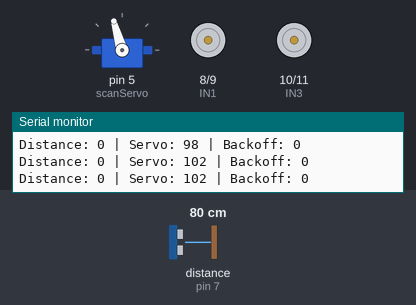
A sketch run on a simulated Arduino Uno, built with avr-gcc and run on an emulated ATmega328P. Shown: servo, motor-driver pin pairs drawn as motors (green arrow = first pin HIGH = forward, orange = second pin HIGH = backward, longer = more drive), the last lines printed to the serial monitor. Wiring (inferred from the names in the program): ultrasonic range finder: trigger pin 6; echo pin 7. The inputs (shaded band) are chosen by the test bench; at power-on: distance to the obstacle (sensor on pin 7) 80 cm. The echo pulse lasts 58.3 µs per cm.

Above: at 1.2 s.
1.3 s: distance to the obstacle (sensor on pin 7) set to 2 cm
At 2.1 s:
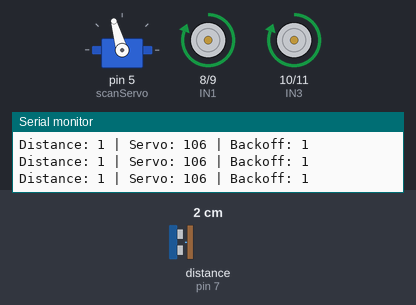
2.9 s: distance to the obstacle (sensor on pin 7) set to 60 cm
At 3.99 s:
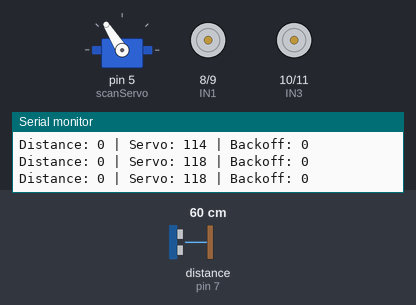
5.9 s: distance to the obstacle (sensor on pin 7) set to 47 cm
8.9 s: distance to the obstacle (sensor on pin 7) set to 38 cm
At 10.2 s:
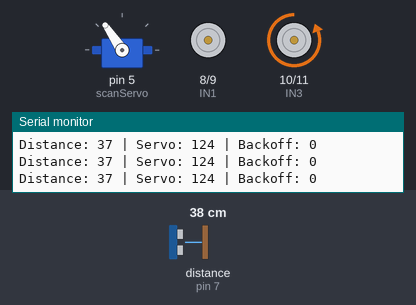
10.5 s: distance to the obstacle (sensor on pin 7) set to 250 cm
At 13.49 s:
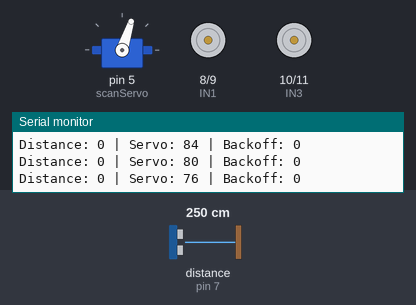
13.5 s: distance to the obstacle (sensor on pin 7) set to 9 cm
At 14.7 s:
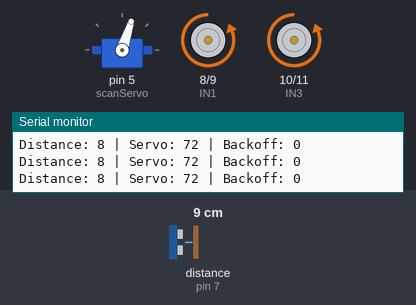
Timing chart, 0 to 16.1 s (numbered marks = the images above; inputs shaded):
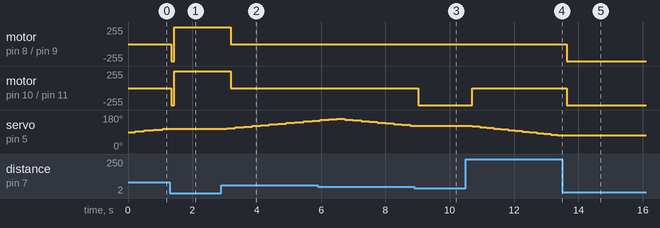

The sketch:

WallEFollower.ino
```cpp
#include <Servo.h> //Import library function untuk control servo (servo.attach and servo.write)
                   //Karena servo menggunakan PWM (Pulse Width Modulation) tidak hanya HIGH/LOW
                   //Pulse Width tersebut menentukan derajat servo, library ini membantu agar kita
                   //cukup mengatur derajatnya saja dan semua langsung dikerjakan

Servo scanServo;  //Membuat object ldengan nama scanServo yang memiliki tipe Servo, jadi Servo adalah class dari library
                  //sedangkan scanServo adalah object/instance dari class, function ini digunakan untuk attach, write, read, detach

// Motor Driver Initialization
// ===========================
int IN1 = 8;
int IN2 = 9;
int IN3 = 10;
int IN4 = 11; //Initialize 4 variable integer yang digunakan untuk store pin Arduino UNO ke pin input pada L298N
              //This basic aja, karna kita nanti tinggal reuse IN1-IN4 di statement yang kita perlu pakai pin untuk pergerakan
              //motor berdasarkan data sensor


// Ultrasonic Sensor Initialization
// ================================
int trigPin = 6;
int echoPin = 7;  //Initialize 2 variable integer yang digunakan untuk store pin UNO ke 2 pin pada HC-SR04
                  //Behavior 2 pin ini beda, Trig sebagai penanda output dari arduino ke sensor untuk menembak gelombang
                  //sedangkan Echo sebagai penanda input dari HC-SR04 ke arduino untuk menerima data pantulan gelombang

long duration;
int distance;   //Initialize 2 variable lagi untuk store data durasi pancaran gelombang dan perhitungannya ke bentuk centimeter
                //duration menggunakan long karena datanya besar bisa mencapai puluhan/ratusan ribu microseconds
                //distance menggunakan int karena menyimpan hasil perhitungan duration dengan output bilangan bulat dalam bentuk cm


// Servo Initialization
// ====================
int servoPos = 90;
int scanDirection = 1;  //servoPos digunakan untuk menyimpan data awal posisi sudut servo, kenapa 90? karna itu posisi tengah
                        //karna pada bagian setup, inisialisasi robot selalu memaksa agar dimanapun posisi servo, dia harus bergerak ke 90 derajat dahulu
                        //scanDirection digunakan untuk arah pergerakan servo (1 berarti kanan -1 berarti kiri)


// Robot status
// ============
bool targetLocked = false;
bool backingOff = false;    //boolean menyimpan 2 state (T/F), dan dua variable ini digunakan untuk
                            //inisialisasi dulu bahwa kedua statusnya masih false
unsigned long lastScan = 0; //menyimpan data millis yang terus berakumulasi, jadi menggunakan unsigned long agar tidak overflow


// Setting Up the code
// ===================
void setup(){ //usual setting up + serial monitor
  Serial.begin(9600);

  pinMode(IN1, OUTPUT);
  pinMode(IN2, OUTPUT);
  pinMode(IN3, OUTPUT);
  pinMode(IN4, OUTPUT); //Motor driver output

  pinMode(trigPin, OUTPUT);
  pinMode(echoPin, INPUT); //HC-SR04 Output and Input for pulse

  scanServo.attach(5);
  scanServo.write(90); //Servo initialization using pin 5 dan selalu menggunakan 90 sebagai posisi awal servo

  Serial.println("Robot Ready"); //Output serial monitor saat robot menyala
}


// Ultrasonic Filtered (8 Sample)
// ==============================
int readDistance(){ //Read distance dari HC-SR04 return nilai dengan int dalam centimeter
  const int samples = 8;  //Sensor dibaca sebanyak 8 kali untuk menghindari noise (const berarti 8 jumlah sample tetap)
  int values[samples];  //Declare array sebanyak 8 element, store 8 reading sensor dahulu

  for(int i = 0; i < samples; i++){ //Limit loop adalah 8 kali masing-masing mengulangi pengukuran HC-SR04 1x

    digitalWrite(trigPin, LOW);
    delayMicroseconds(2);

    digitalWrite(trigPin, HIGH);
    delayMicroseconds(10);  //Standard way to use HC-SR04, memberikan trigger HIGH selama 10 micro untuk memancarkan gelombang

    digitalWrite(trigPin, LOW);

    duration = pulseIn(echoPin, HIGH, 30000); //belum berbentuk jarak, melainkan durasi pin Echo pada kondisi HIGH (micro)

    values[i] = duration * 0.034 / 2; //konversi jarak = waktu x kecepatan suara bagi 2 (pergi dan kembali)

    delay(5);
  }

  int minVal = values[0];
  int maxVal = values[0]; //data pertama adalah nilai terkecil dan terbesar (asumsi)
  int sum = 0;

  for(int i = 0; i < samples; i++){

    if(values[i] < minVal) minVal = values[i]; //mencari nilai terkecil
    if(values[i] > maxVal) maxVal = values[i]; //mencari nilai terbesar

    sum += values[i]; //menjumlahkan seluruh data yang ada
  }

  sum -= minVal;
  sum -= maxVal; //nilai terkecil dan nilai terbesar akan dibuang (trimmed mean)

  return sum / (samples - 2); //rata ratanya dihitung dengan membuang 2 data (terkececil dan terbesar)
}


// Motor Control
// =============
void maju(){ //Menggerakan motor untuk maju, jadi saat function dipanggil motor akan maju
  digitalWrite(IN1, LOW);
  digitalWrite(IN2, HIGH);

  digitalWrite(IN3, LOW);
  digitalWrite(IN4, HIGH);
}

void mundur(){ //Menggerakan motor untuk mundur, jadi saat function dipanggil motor akan mundur
  digitalWrite(IN1, HIGH);
  digitalWrite(IN2, LOW);

  digitalWrite(IN3, HIGH);
  digitalWrite(IN4, LOW);
}

void kiri(){ //Menggerakan motor untuk ke kiri, jadi saat function dipanggil motor akan berbelok ke kiri
  digitalWrite(IN1, LOW);
  digitalWrite(IN2, HIGH);

  digitalWrite(IN3, LOW);
  digitalWrite(IN4, LOW);
}

void kanan(){ //Menggerakan motor untuk ke kanan, jadi saat function dipanggil motor akan berbelok ke kanan
  digitalWrite(IN1, LOW);
  digitalWrite(IN2, LOW);

  digitalWrite(IN3, LOW);
  digitalWrite(IN4, HIGH);
}

void stopMotor(){ //Saat function dipanggil, motor akan berhenti
  digitalWrite(IN1, LOW);
  digitalWrite(IN2, LOW);

  digitalWrite(IN3, LOW);
  digitalWrite(IN4, LOW);
}


// Servo Searching
// ===============
void scanServoSearch(){ //Menggerakan servo ke kiri dan kanan untuk mencari objek (hanya di call saat object found)

  unsigned long now = millis(); //Output waktu sejak Arduino pertama kali menyala dalam satuan mili (store to var "now")

  if(now - lastScan > 200){ //servo hanya bergerak jika sudah lebih dari 200mili sejak pergerakan terakhir (non blocking)

    servoPos += scanDirection * 4; //Menggerakan servo by 4 derajat

    if(servoPos >= 160){ //Mencapai 160 derajat atau melewati, posisi dikunci dan arah scan akan berbalik ke kiri

      servoPos = 160;
      scanDirection = -1;
    }

    if(servoPos <= 20){ //Mencapai 20 derajat atau melewati, posisi dikunci dan arah scan akan berbalik ke kanan

      servoPos = 20;
      scanDirection = 1;
    }

    scanServo.write(servoPos); //Setelah posisi baru terhitung, nilai akan dikirim ke servo

    lastScan = now; //Store waktu sekarang setelah servo bergerak, akan dieksekusi kembali setelah 200ms
  }
}


// Main Loop of The Code
// =====================
void loop(){

  distance = readDistance();  //Call function readDistance yang sudah di filter trimmed mean

  if(distance > 40){  //Threshold apabila distance diatas 40cm maka distance otomatis 0
    distance = 0;
  }

  Serial.print("Distance: "); //Resultin in approx 800 byte/s, suitable to use 9600
  Serial.print(distance);
  Serial.print(" | Servo: ");
  Serial.print(servoPos);
  Serial.print(" | Backoff: ");
  Serial.println(backingOff); //Output Serial monitor aja untuk status distance, degree servo, dan apakah robot mundur


  // Mengaktifkan Mode Mundur
  // ========================
  if(distance > 0 && distance <= 5){  //Cek apakah objek berada pada jarak 0 sampai 5cm, if yes maka masuk mode mundur
    backingOff = true;
  }


  // Mode Mundur
  // ===========
  if(backingOff){ //Kalau robot sedang berada papda mode mundur, tidak mengecek jarak lagi
    targetLocked = true; //Memiliki target sebelumnya meskipun robot sedang mundur

    mundur(); //Execute function set untuk robot berjalan mundur

    if(distance == 0 || distance > 20){ //Syarat agar robot bisa keluar dari mode mundur, 0 (hilang) atau jarak 20cm
      backingOff = false; //Keluar dari state mundur
      targetLocked = false; //Tidak lagi mengunci target
    }
  }


  // Follow the Target
  // =================
  else if(distance > 5){  //If jarak lebih dari 5cm, maka

    targetLocked = true;  //Mengunci target sesuai arah pandang servo

    if(servoPos < 60){  //If target terdeteksi saat posisi servo < 60, maka belok kiri
      kiri();
    }

    else if(servoPos > 120){  //If target terdeteksi saat posisi servo > 120, maka belok kanan
      kanan();
    }

    else{ //Else pada range di sekitar tengah, maka maju
      maju();
    }
  }


  // Target Menghilang
  // =================
  else{ //tidak ada target valid
    targetLocked = false; //tidak memiliki target

    stopMotor();  //maka motor terhenti sambil menunggu target baru
  }


  // Search Mode Again
  // =================
  if(!targetLocked){  //berarti saat kondisi tidak sedang mengunci target, maka
    scanServoSearch();  //memanggil function ini untuk menggerakan pandangan lagi
  }

  delay(60); //delay untuk 1 cycle loop
}
```

Measured:
- the behaviour switches between 42 and 41 cm on distance to the obstacle (sensor on pin 7) (found by bisection; images 2 and 3)
- after the input at 1.3 s, motor on pin 8 (IN1) / pin 9 (IN2), motor on pin 10 (IN3) / pin 11 (IN4): stopped → backward 255/255 at once, → forward 255/255 0.11 s later; servo on pin 5 (scanServo): stays 106° (without the input it goes to 110° after 0.06 s)
- after the input at 2.9 s, motor on pin 8 (IN1) / pin 9 (IN2), motor on pin 10 (IN3) / pin 11 (IN4): forward 255/255 → stopped after 0.30 s; servo on pin 5 (scanServo): moves from 106° to 150° over 2.7 s, starting after 0.17 s
- after the input at 8.9 s, motor on pin 10 (IN3) / pin 11 (IN4): stopped → backward 255/255 after 0.12 s; servo on pin 5 (scanServo): stays 124° (without the input it goes to 120° after 0.12 s)
- after the input at 10.5 s, motor on pin 10 (IN3) / pin 11 (IN4): backward 255/255 → stopped after 0.21 s; servo on pin 5 (scanServo): moves from 124° to 72° over 2.7 s, starting after 0.21 s
- after the input at 13.5 s, motor on pin 8 (IN1) / pin 9 (IN2), motor on pin 10 (IN3) / pin 11 (IN4): stopped → backward 255/255 after 0.14 s; servo on pin 5 (scanServo): stays 72° (without the input it goes to 68° after 0.08 s)
